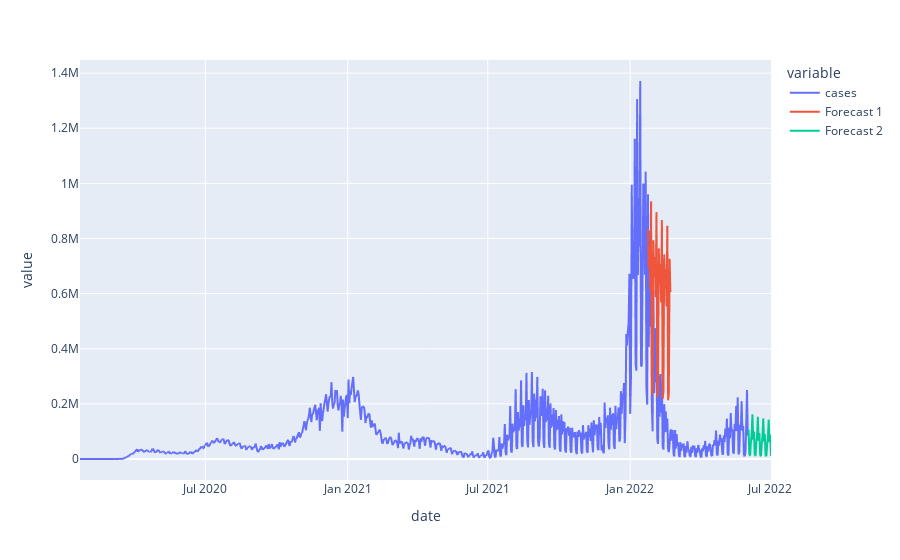

Write notebook code for a chart like this one.
### Code cell
px.line(
    plot_df,
    x="date",
    y = ["cases", "Forecast 1", "Forecast 2"]
)

### Figure 1 — Plotly figure (JSON) as saved in the notebook; plotly's stock layout.template omitted (floating-point values rounded to 4 significant figures; data arrays with more than 128 entries replaced by an {"elided": "..."} marker saying what was removed)
{"data": [{"hovertemplate": "variable=cases<br>date=%{x}<br>value=%{y}<extra></extra>", "legendgroup": "cases", "line": {"color": "#636efa", "dash": "solid"}, "marker": {"symbol": "circle"}, "mode": "lines", "name": "cases", "showlegend": true, "type": "scattergl", "x": {"elided": "894 str values"}, "xaxis": "x", "y": {"elided": "894 int values"}, "yaxis": "y"}, {"hovertemplate": "variable=Forecast 1<br>date=%{x}<br>value=%{y}<extra></extra>", "legendgroup": "Forecast 1", "line": {"color": "#EF553B", "dash": "solid"}, "marker": {"symbol": "circle"}, "mode": "lines", "name": "Forecast 1", "showlegend": true, "type": "scattergl", "x": {"elided": "894 str values"}, "xaxis": "x", "y": {"elided": "894 float values"}, "yaxis": "y"}, {"hovertemplate": "variable=Forecast 2<br>date=%{x}<br>value=%{y}<extra></extra>", "legendgroup": "Forecast 2", "line": {"color": "#00cc96", "dash": "solid"}, "marker": {"symbol": "circle"}, "mode": "lines", "name": "Forecast 2", "showlegend": true, "type": "scattergl", "x": {"elided": "894 str values"}, "xaxis": "x", "y": {"elided": "894 float values"}, "yaxis": "y"}], "layout": {"legend": {"title": {"text": "variable"}, "tracegroupgap": 0}, "margin": {"t": 60}, "xaxis": {"anchor": "y", "domain": [0, 1], "title": {"text": "date"}}, "yaxis": {"anchor": "x", "domain": [0, 1], "title": {"text": "value"}}}}
